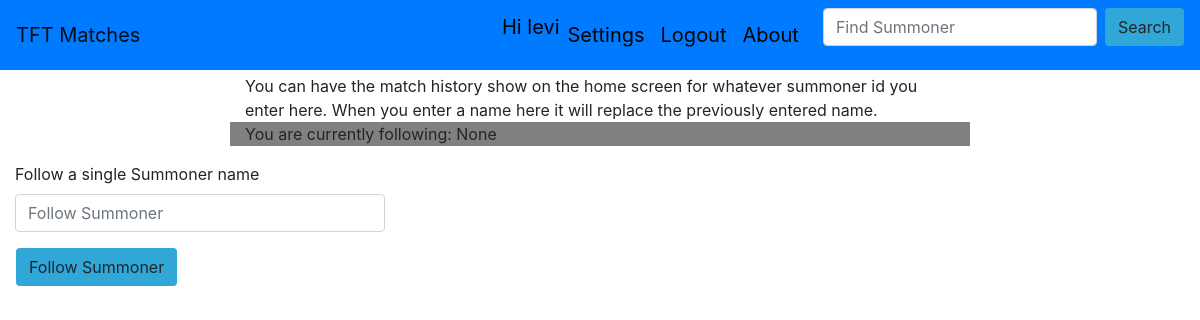
Before: /userSettings (signed in) with the older database file.
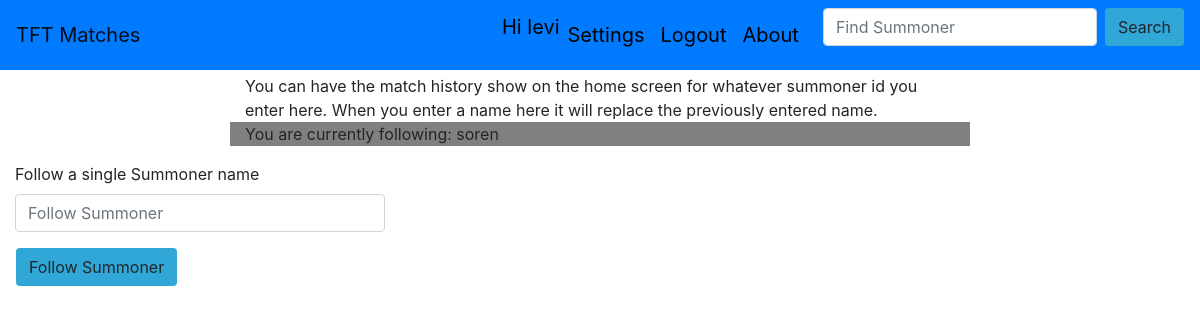
After: the same page with the newer database file.
### models.py (models this page shows, shortened)
class User(db.Model):
    id = db.Column(db.Integer, primary_key=True)
    username = db.Column(db.String(64), index=True, unique=True)
    password_hash = db.Column(db.String(128))
    following_user = db.Column(db.String(64))

### pages.py (the view)
@bp.route('/userSettings',methods=['GET','POST'])
def userSettings():
    username = session.get('username')
    user = User.query.filter_by(username=username).first()
    following = user.following_user
    if (request.method == 'POST'):
        new_following = request.form['summonerName']
        user.following_user = new_following
        follwing = new_following
        db.session.commit()
        return redirect(url_for('.userSettings',following=following))
    return render_template('user_settings.html',following=following)

### pages.py (called while the page is built)
@bp.before_app_request
def load_logged_in_user():
    username = session.get('username')
    if username is None:
        g.user = None
    else:
        g.user = User.query.filter_by(username=username).first()

### templates/user_settings.html
{% include 'base.html' %}
{% block content %}
  {% if g.user %}
    <div class="container">
      <div class="mx-auto col-lg-8" >
        You can have the match history show on the home screen for whatever summoner id you enter here.
        When you enter a name here it will replace the previously entered name.
      </div>
      <div class="mb-3 mx-auto col-lg-8" style="background-color:grey">
          You are currently following: {{following}}
      </div>
    </div>
    <form action="{{url_for('.userSettings')}}" method="POST">
      <div class="form-group col-lg-4">
        <label for="summonerName">Follow a single Summoner name </label>
        <input type="text" class="form-control" value="" name="summonerName" id="summonerName" placeholder="Follow Summoner"  required />
      </div>
      <input type="submit" class="btn ml-3" value="Follow Summoner" name="submit" style="background-color:#30a7d7"  />  </form>
  {% else %}
    <div class="container">
      <div class="mx-auto col-lg-8" >
        You should be logged in to view this page. Log in and this will have real content :) Please.
      </div>
    </div>
  {% endif %}
{% endblock %}

### templates/partials/_navbar.html (shortened to what this page needs)
<nav class="mb-1 navbar navbar-expand-lg navbar-light bg-primary">
  <a class="navbar-brand" href="{{url_for('.mainPage')}}">TFT Matches</a>
  <div class="collapse navbar-collapse" id="navbarOptions">
    <div class="navbar-nav ml-auto">
      {% if g.user %}
        <div class="nav-item" align="vertical" style="color:black;font-size:20"> Hi {{g.user['username']}} </div>
        <a class="nav-item nav-link " align="vertical" href="{{url_for('.userSettings')}}" style="color:black;font-size:20"> Settings </a>
        <a class="nav-item nav-link " align="vertical" href="{{url_for('.logout')}}" style="color:black;font-size:20"> Logout </a>
      {% endif %}
      <a class="nav-item nav-link mr-3 " align="vertical" href="{{url_for('.about')}}" style="color:black;font-size:20"> About </a>
    </div>
  </div>
  <form class="form-inline" action="{{url_for('.findUserHelper')}}" method="POST" >
    <input id="nav_search" class="form-control mr-sm-2" type="search"  name='username' placeholder="Find Summoner" aria-label="Search">
    <button id="nav_submit" class="btn my-2 my-sm-0" type="submit" style="background-color:#30a7d7">Search</button>
  </form>
</nav>

Changed rows visible on the page:
changed User "levi": following_user (not shown) → "soren"
Other visible differences:
{{ following }}: "None" → (not shown)
